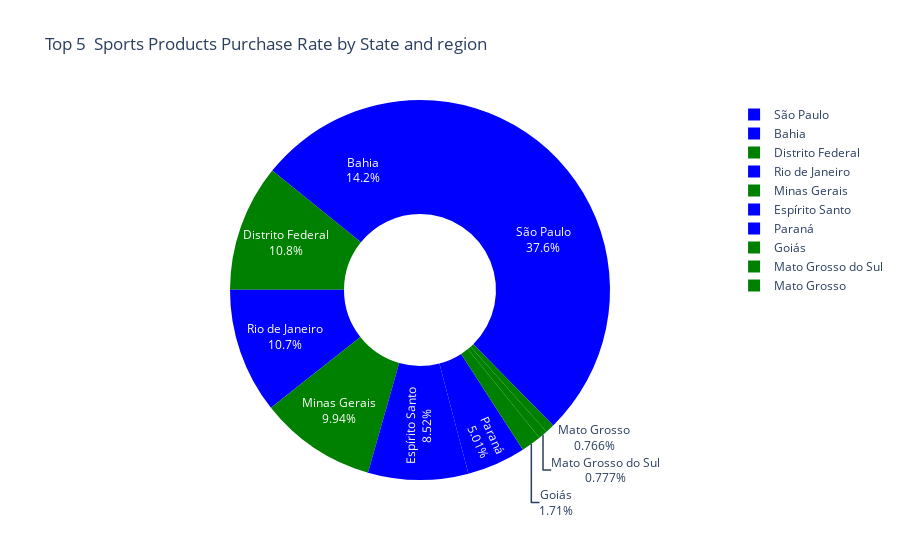

Source (notebook cell):
### Code cell
# Plotly 도넛차트 

fig = px.pie(top_5_regions, names='customer_state', values='purchase_rate', color='region', 
             color_discrete_map={'coastal': 'blue', 'inland': 'green'}, 
             hole=0.4, title='Top 5  Sports Products Purchase Rate by State and region')

             
            
fig.update_traces(textinfo='percent+label')
fig.show()

### Figure 1 — Plotly figure (JSON) as saved in the notebook; plotly's stock layout.template omitted (floating-point values rounded to 4 significant figures)
{"data": [{"customdata": [["coastal"], ["coastal"], ["coastal"], ["coastal"], ["coastal"], ["inland"], ["inland"], ["inland"], ["inland"], ["inland"]], "domain": {"x": [0, 1], "y": [0, 1]}, "hole": 0.4, "hovertemplate": "customer_state=%{label}<br>purchase_rate=%{value}<br>region=%{customdata[0]}<extra></extra>", "labels": ["São Paulo", "Bahia", "Rio de Janeiro", "Espírito Santo", "Paraná", "Distrito Federal", "Minas Gerais", "Goiás", "Mato Grosso do Sul", "Mato Grosso"], "legendgroup": "", "marker": {"colors": ["blue", "blue", "blue", "blue", "blue", "green", "green", "green", "green", "green"]}, "name": "", "showlegend": true, "textinfo": "percent+label", "type": "pie", "values": [8.398, 3.165, 2.382, 1.901, 1.117, 2.407, 2.218, 0.3817, 0.1733, 0.171]}], "layout": {"legend": {"tracegroupgap": 0}, "title": {"text": "Top 5  Sports Products Purchase Rate by State and region"}}}
